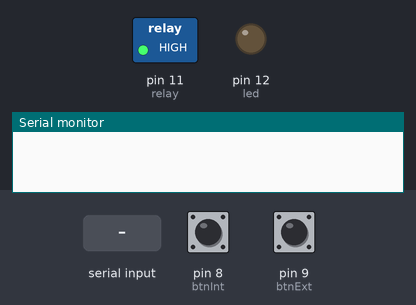
Recording of a sketch running on a simulated Arduino Uno, built with avr-gcc and run on an emulated ATmega328P. Shown: switched loads named in the sketch (green lamp = pin HIGH), output pins drawn as LEDs (lit = HIGH), the last lines printed to the serial monitor. Dashed ring = blinking. The inputs (shaded band) are chosen by the test bench; at power-on: pin 9 (btnExt) LOW, pin 8 (btnInt) LOW.

Above: at 1.2 s.
1.3 s: "E" received over Serial
At 1.55 s:
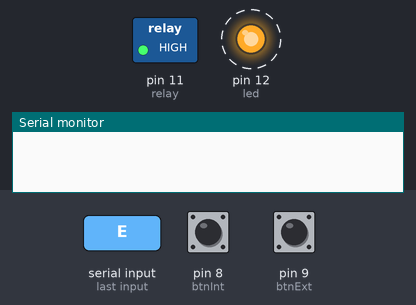
4.3 s: "P" received over Serial
At 4.55 s:
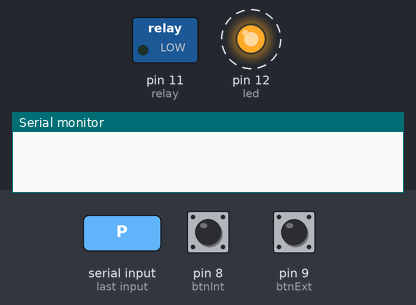
7.3 s: pin 9 (btnExt) pulled HIGH for 3.2 s
12.0 s: pin 8 (btnInt) pulled HIGH for 0.15 s
At 12.9 s:
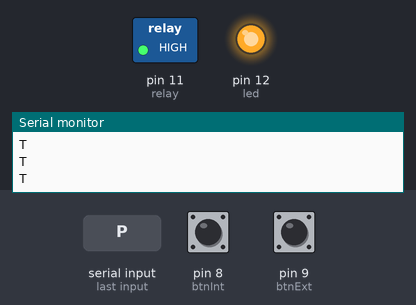
13.6 s: pin 8 (btnInt) pulled HIGH for 3.2 s
At 17.5 s:
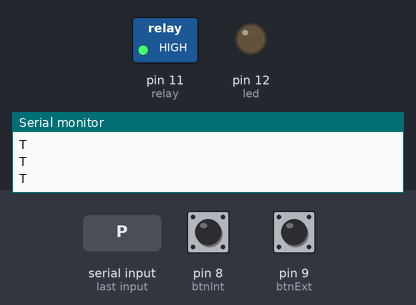
Timing chart, 0 to 19.0 s (numbered marks = the images above; inputs shaded):
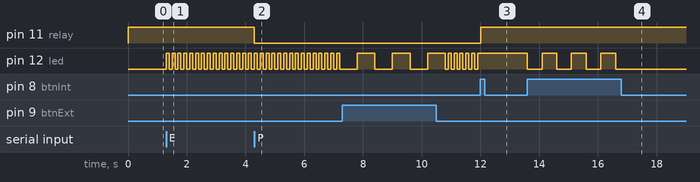

The sketch:

arduino_src.ino
```cpp
int btnInt = 8;
int btnExt = 9;
int relay  = 11;
int led    = 12;

char msg = ' ';

boolean override = false;
boolean error    = false;
boolean errorLED = false;

void setup() {
  pinMode(btnInt, INPUT);
  pinMode(btnExt, INPUT);
  pinMode(relay,  OUTPUT);
  pinMode(led,    OUTPUT);

  Serial.begin(9600);

  // Default to open
  digitalWrite(relay, HIGH);
}

void loop() {
  while (Serial.available()>0){
    msg = Serial.read();
  }

  if (msg == 'P') {
    digitalWrite(relay, LOW);
    msg = ' ';
  }

  if (msg == 'R') {
    digitalWrite(relay, HIGH);
    msg = ' ';
  }

  if (msg == 'E') {
    msg = ' ';
    if (!override) {
      error = true;
    } else {
      digitalWrite(relay, HIGH);
    }
  }

  if (digitalRead(btnExt) == HIGH) {
     Serial.println("T");
     delay(500);
  }

  if (digitalRead(btnInt) == HIGH) {
    override = !override;
    error = false;
    if (override) {
      digitalWrite(relay, HIGH);
      digitalWrite(led, HIGH);
    } else {
      digitalWrite(led, LOW);
    }
    delay(500);
  }

  if (error) {
    errorLED = !errorLED;
    digitalWrite(led, errorLED ? HIGH : LOW);
    delay(100);
  }
}
```

Measured:
- after the input at 1.3 s, pin 12 (led): alternates HIGH for 0.10 s and LOW for 0.10 s, starting at once
- after the input at 4.3 s, pin 11 (relay): HIGH → LOW at once
- after the input at 12.0 s, pin 11 (relay): LOW → HIGH at once; pin 12 (led): stops changing and stays HIGH
- after the input at 13.6 s, pin 12 (led): alternates HIGH for 0.50 s and LOW for 0.50 s, 7 changes in all, then stays LOW, starting at once
